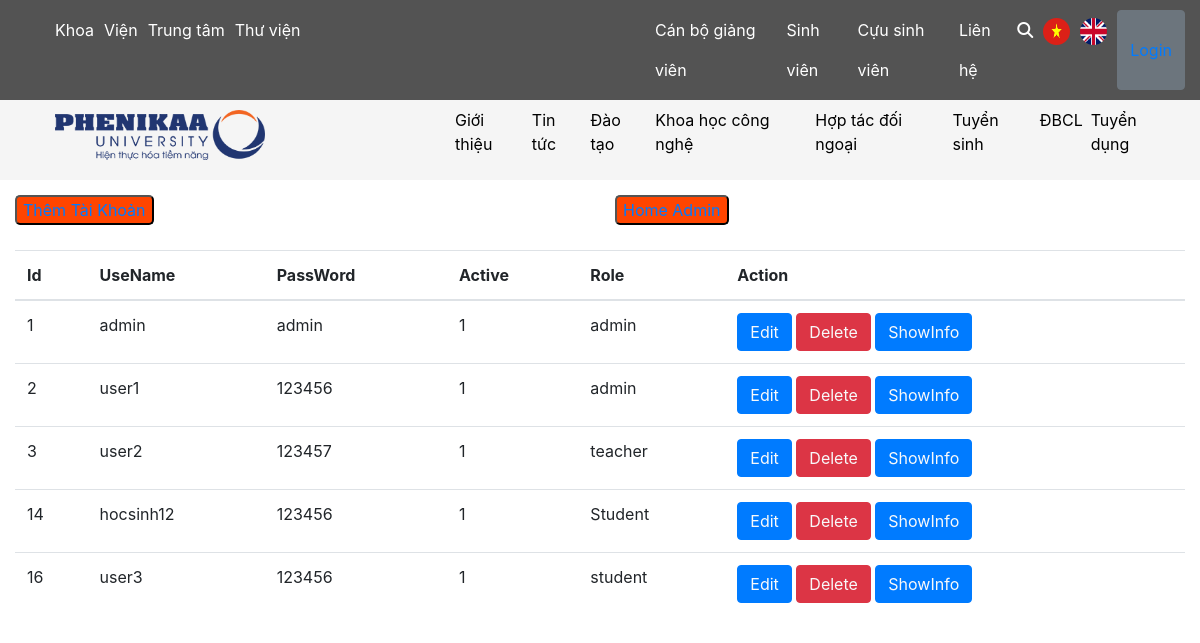
The page /account.php on the database its author committed.
### tables this page shows
CREATE TABLE `users` (
  `id` int(11) NOT NULL,
  `useName` varchar(255) DEFAULT NULL,
  `passWord` char(255) DEFAULT NULL,
  `role` varchar(255) DEFAULT NULL,
  `status` tinyint(1) DEFAULT NULL
);

### account.php (the view, shortened to what this page needs)
<?php
    include('connect.php');
?>
<!DOCTYPE html>
<html lang="en">
<head>
    <link rel="stylesheet" href="https://maxcdn.bootstrapcdn.com/bootstrap/4.5.2/css/bootstrap.min.css"/>
    <link rel="stylesheet" href="./style/style.css">
</head>
<body>
    <?php
        include('./header/header.php');
    ?>
    <div class="container-fluid">
        <div class="row">
            <div class="col-md-6">
                <button class="addAccount">
                    <a href="newAccount.php" class="text-decoration-none">Thêm Tài Khoản</a>
                </button>
            </div>
            <div class="col-md-6">
                <button class="addAccount">
                    <a href="admin.php" class="text-decoration-none">Home Admin</a>
                </button>
            </div>
        </div>
<table class="table">
    <thead>
        <tr>
        <th scope="col">Id</th>
        <th scope="col">UseName</th>
        <th scope="col">PassWord</th>
        <th scope ="col">Active</th>
        <th scope="col">Role</th>
        <th scope="col">Action</th>
        </tr>
    </thead>
    <tbody>
        <?php
            $sql = "SELECT * FROM `users`";
            $result = mysqli_query($conn,$sql);
            if($result){
               while( $row = mysqli_fetch_assoc($result)){
                   $id = $row['id'];
                   $useName = $row['useName'];
                   $passWord = $row['passWord'];
                   $status = $row['status'];
                   $role = $row['role'];
                   echo '<tr>
                        <td>'.$id.'</td>
                        <td>'.$useName.'</td>
                        <td>'.$passWord.'</td>
                        <td>'.$status.'</td>
                        <td>'.$role.'</td>
                        <td>
                        <button class="btn btn-primary"><a href="updateAccount.php ? updateid='.$id.'" class="text-light">Edit</a></button>
                        <button class="btn btn-danger"><a href="deleteAccount.php ? deleteid='.$id.' " class="text-light">Delete</a></button>
                        <button class="btn btn-primary"><a href="showInfo.php ? infoid='.$id.' " class="text-light">ShowInfo</a></button>
                    </td>
                   </tr>';
               }
            }
        ?>
    </tbody>
</table>
    </div>
</body>
</html>

### style/style.css (style rules this page uses)
.addAccount { background-color: orangered; border-radius: 5px; margin-top: 15px; margin-bottom: 25px; }

### rows shown on the page
users: id "1", useName "admin", passWord "admin", status "1", role "admin"
users: id "2", useName "user1", passWord "123456", status "1", role "admin"
users: id "3", useName "user2", passWord "123457", status "1", role "teacher"
users: id "14", useName "hocsinh12", passWord "123456", status "1", role "Student"
users: id "16", useName "user3", passWord "123456", status "1", role "student"
